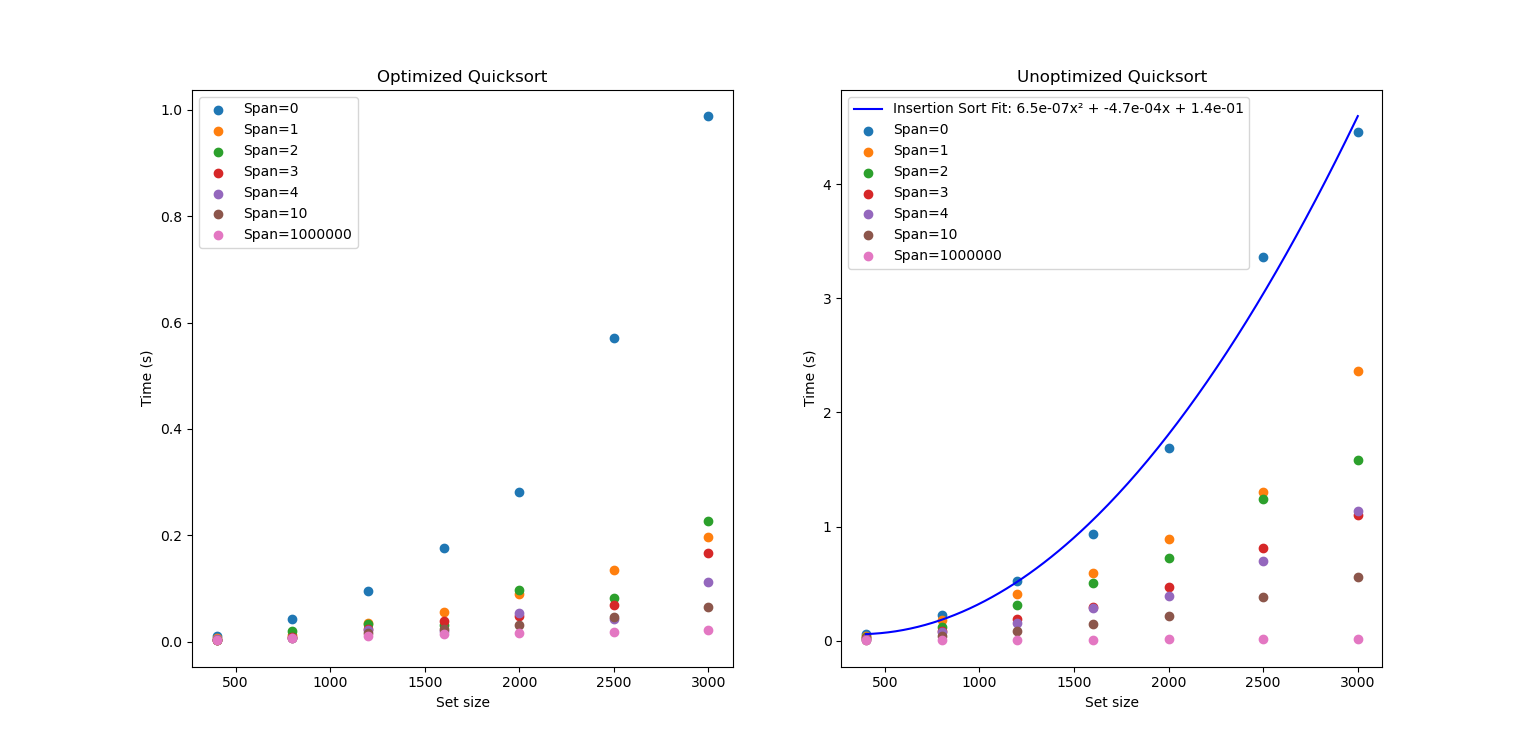

Reproduce this figure in Python.
import numpy as np
from matplotlib import pyplot as plt
import timeit
import random as rd
import sys
np.set_printoptions(threshold=np.inf)
sys.setrecursionlimit(50000)

#Optimised Quick Sort
def quicks_sort_optimize(my_array):
    size = len(my_array)
    if size < 2:
        return
    j = size-1
    i = 0
    pivot = my_array[size//2]
    pre_sort = 0
    pre_sort_left = 0
    pre_sort_right = 0
    while j > i:
        while my_array[i] < pivot:
            if my_array[i] < my_array[i+1]:
                pre_sort_left = pre_sort_left + 1
            else:
                pre_sort_left = 0
            i = i + 1
        while my_array[j] > pivot:
            if my_array[j-1] < my_array[j]:
                pre_sort_right = pre_sort_right + 1
            else:
                pre_sort_right = 0
            j = j - 1
        if j > i:
            my_array_i = my_array[i]
            while my_array[j] == my_array_i and j > i:
                j = j - 1 
                pre_sort = pre_sort + 1
            if my_array[j]<my_array[i]:
                pre_sort_right = 0
                pre_sort_left = 0
            tmp = my_array[j]
            my_array[j] = my_array_i 
            my_array[i] = tmp
    if pre_sort > size-1:
        #print("Pre Sorted Length: ",size-1," ", my_array)
        return
    if pre_sort_left < size -1:
        quicks_sort_optimize(my_array[:i])
    else:
        pass
        #print("LHS Already Sorted :", i ," ",my_array[:i])
    if pre_sort_right < size - (i+1):
        quicks_sort_optimize(my_array[i+1:])
    else:
        pass
        #print("RHS Already Sorted :", i ," ",my_array[i+1:])


#Base Quick Sort
def quicks_sort(my_array):
    size = len(my_array)
    if size < 2:
        return
    j = size-1
    i = 0
    pivot = my_array[size//2]
    while j > i:
        while my_array[i] < pivot:
            i = i + 1
        while my_array[j] > pivot:
            j = j - 1
        if j > i:
            if my_array[j] == my_array[i] and j > i:
                j = j - 1 
            tmp = my_array[j]
            my_array[j] = my_array[i]
            my_array[i] = tmp
    quicks_sort(my_array[:i])
    quicks_sort(my_array[i+1:])
    
if False:
    for i in range(1000):
        dummy_array = []
        for i in range(1000):
            dummy_array.append(rd.randint(0,10000000))
        dummy_np_array = np.array(dummy_array)
        dummy_array_2 = dummy_np_array.copy()
        quicks_sort_optimize(dummy_array_2)
        print(np.equal(np.sort(dummy_np_array),dummy_array_2).all())
    exit()
#######################################
##ALL TESTING/PLOTTING CODE PAST HERE##
######################################

set_size = (400,800,1200,1600,2000,2500,3000)
set_span = (0,1,2,3,4,10,1000000)

optimized_array_2d = []
unoptimized_array_2d = []

for span_idx, span in enumerate(set_span):
    optimized_times = []
    unoptimized_times = []

    for size in set_size:
        dummy_array = [rd.randint(0, span) for test in range(size)]
        my_array = np.array(dummy_array)

        optimized_times.append(timeit.timeit(lambda: quicks_sort_optimize(my_array.copy()), number=10)/10)
        unoptimized_times.append(timeit.timeit(lambda: quicks_sort(my_array.copy()), number=10)/10)
        print(size ," SIZE DONE")
    optimized_array_2d.append(optimized_times)
    unoptimized_array_2d.append(unoptimized_times)
    print(span," SPAN DONE")
fig, axs = plt.subplots(1, 2, figsize=(14,5))


for i, span in enumerate(set_span):
    axs[0].scatter(set_size,optimized_array_2d[i], label=f"Span={span}")

axs[0].set_ylabel("Time (s)")
axs[0].set_xlabel("Set size")
axs[0].set_title("Optimized Quicksort")
#axs[0].set_xlim(x_min, x_max)
#axs[0].set_ylim(y_min, y_max)
axs[0].legend()

coeffs = np.polyfit(set_size, unoptimized_array_2d[0], 2)
x_smooth = np.linspace(min(set_size), max(set_size), 200)
y_smooth = np.polyval(coeffs, x_smooth)
eqn_ins = f"{coeffs[0]:.1e}x² + {coeffs[1]:.1e}x + {coeffs[2]:.1e}"
axs[1].plot(x_smooth, y_smooth, color='blue',label=f"Insertion Sort Fit: {eqn_ins}")
for i, span in enumerate(set_span):
    axs[1].scatter(set_size, unoptimized_array_2d[i], label=f"Span={span}")

axs[1].set_ylabel("Time (s)")
axs[1].set_xlabel("Set size")
axs[1].set_title("Unoptimized Quicksort")
#axs[1].set_xlim(x_min, x_max)
#axs[1].set_ylim(y_min, y_max)
axs[1].legend()

plt.show()


set_size = (100,500,1000,1500,3000,4000,5000,6000)
set_span = (0,1,2,4,8,16,32,100000)

optimized_array_2d = []

for span_idx, span in enumerate(set_span):
    optimized_times = []

    for size in set_size:
        dummy_array = [rd.randint(0, max(1, span)) for test in range(size)]
        my_array = np.array(dummy_array)

        t = timeit.timeit(lambda: quicks_sort_optimize(my_array.copy()), number=10)/10
        optimized_times.append(t)
        print(size ,"SIZE DONE")

    optimized_array_2d.append(optimized_times)
    print(span,"SPAN DONE")

# Plot
fig, axs = plt.subplots(1, 1, figsize=(10,6))

for i, span in enumerate(set_span):
    axs.scatter(set_size, optimized_array_2d[i], label=f"Span={span}")

axs.set_xlabel("Set size")
axs.set_ylabel("Time (s)")
axs.set_title("Optimized Quicksort Timing")
axs.legend()
plt.show()
